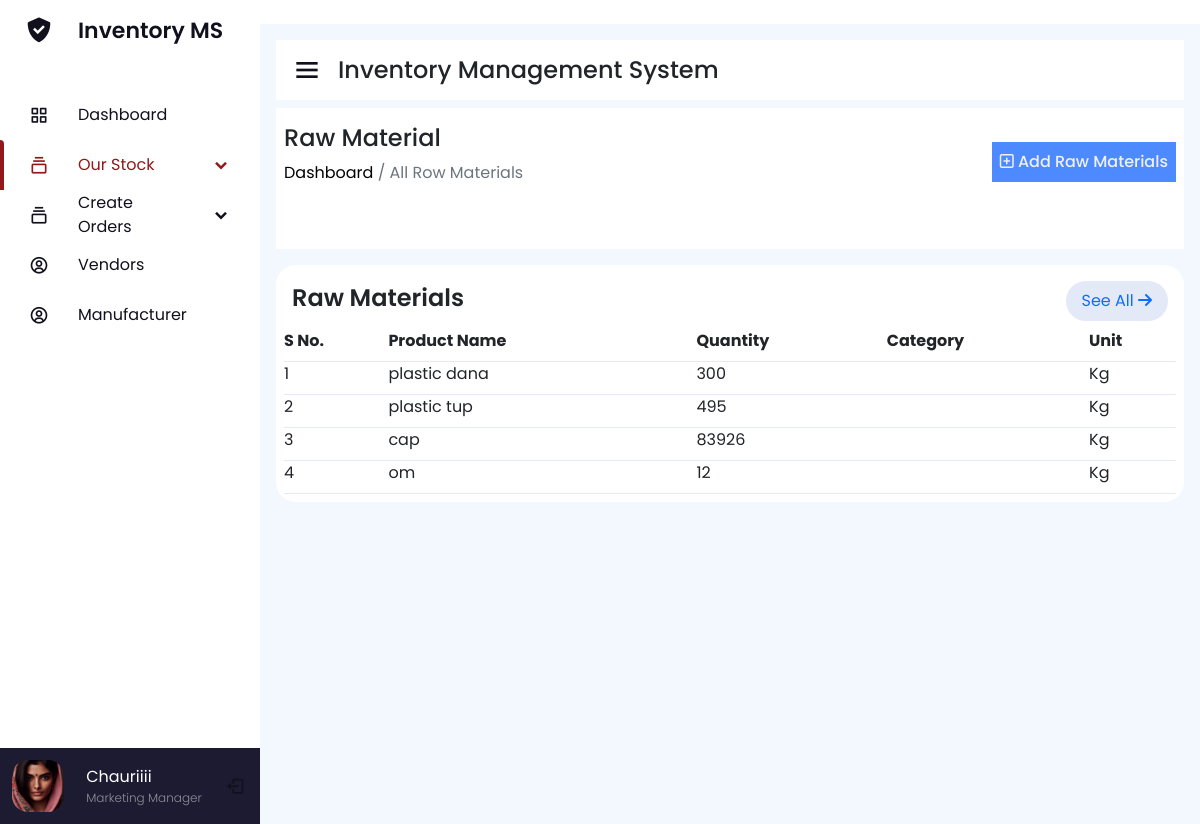
The page /raw-materials/ on the database as committed earlier.
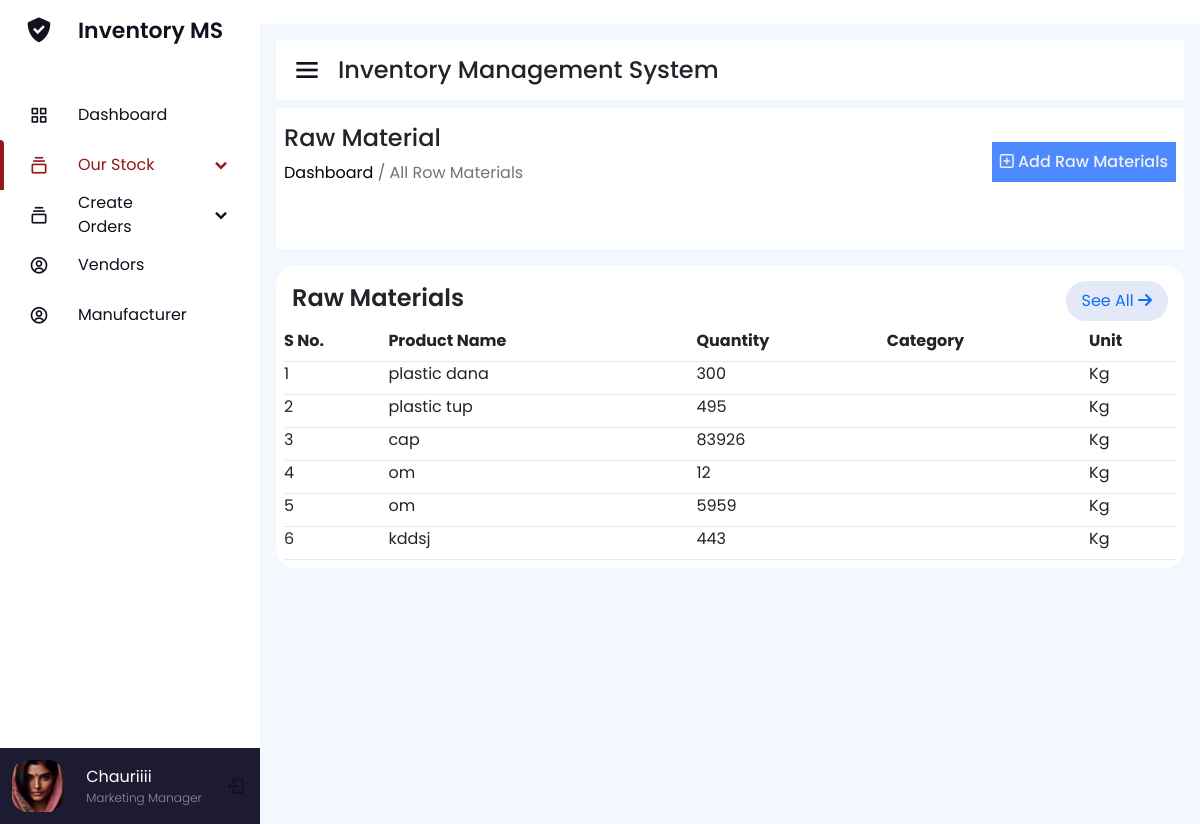
The same page on the database as committed later.
### home/models/raw_material.py (models this page shows, shortened)
class AddRawMaterial(models.Model):
    vendor_name=models.ForeignKey(AddVendor,on_delete=models.CASCADE)
    rawmaterial_name=models.CharField(max_length=254,null=False,blank=False)
    quantity=models.PositiveIntegerField(null=True,blank=True)
    unit=models.CharField(max_length=150)

### home/views/raw_material.py (the view)
# urls.py: path('raw-materials/',raw_material.rawMaterial_view),
def rawMaterial_view(request):
    material_data=raw_material.AddRawMaterial.objects.all()
    return render(request,"raw-materials.html",{'material_data':material_data})

### home/templates/raw-materials.html (shortened to what this page needs)
<!DOCTYPE html>
<html lang="en">
<head>
    {% include "header-links.html" %}
</head>
<body>
    {% include "header.html" %}=
    <section class="nav-section p-3">
        {% include "section-head.html" %}
        <div class="breadcum">
            <div class="flex">
                <div>
                    <h2>Raw Material</h2>
                    <p> <a href="/">  Dashboard</a> / All Row Materials</p>
                </div>
                <div class="add-btn p-2">
                    <a href="/add-raw-material"><i class="fa-regular fa-square-plus"></i> Add Raw Materials</a>
                </div>
            </div>
        </div>
        <div class="manage-invoice">
            <div class="submenu-header">
                <h2>Raw Materials</h2>
                <div class="menu-btn">
                    <a href="#">See All <i class="fa-solid fa-arrow-right"></i></a>
                </div>
            </div>
            <div class="manage-invoice-table overflow-auto">
                <table class="large-table">
                    <thead>
                        <tr>
                            <th>S No.</th>
                            <th>Product Name</th>
                            <th>Quantity</th>
                            <th>Category</th>
                            <th>Unit</th>
                        </tr>
                    </thead>
                    <tbody>
                        {% for material in material_data %}
                        <tr>
                            <td>{{forloop.counter}}</td>
                            <td>{{material.rawmaterial_name}}</td>
                            <td>{{material.quantity}}</td>
                            <td>{{material.category}}</td>
                            <td>{{material.unit}}</td>
                        </tr>
                        {% endfor %}
                    </tbody>
                </table>
            </div>
        </div>
    </section>
</body>
</html>

Rows that differ between the two databases and show on the page:
added AddRawMaterial: rawmaterial_name "om", quantity "5959", unit "Kg"
added AddRawMaterial: rawmaterial_name "kddsj", quantity "443", unit "Kg"
